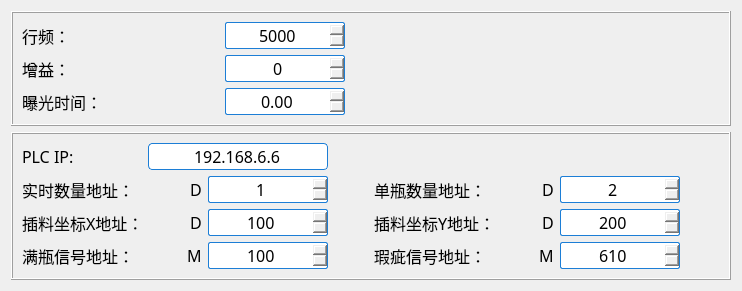
     <widget class="QWidget" name="cameraParameters">
      <attribute name="title">
       <string>相机参数</string>
      </attribute>
      <layout class="QGridLayout" name="gridLayout_6">
       <item row="0" column="0">
        <widget class="QFrame" name="frame">
         <property name="frameShape">
          <enum>QFrame::Box</enum>
         </property>
         <property name="frameShadow">
          <enum>QFrame::Raised</enum>
         </property>
         <layout class="QGridLayout" name="gridLayout_4">
          <item row="0" column="0">
           <layout class="QHBoxLayout" name="horizontalLayout_7" stretch="1,1,1,8">
            <item>
             <widget class="QLabel" name="label_3">
              <property name="minimumSize">
               <size>
                <width>150</width>
                <height>0</height>
               </size>
              </property>
              <property name="font">
               <font>
                <family>微软雅黑</family>
                <pointsize>12</pointsize>
               </font>
              </property>
              <property name="text">
               <string>行频：</string>
              </property>
             </widget>
            </item>
            <item>
             <spacer name="horizontalSpacer_9">
              <property name="orientation">
               <enum>Qt::Horizontal</enum>
              </property>
              <property name="sizeHint" stdset="0">
               <size>
                <width>40</width>
                <height>20</height>
               </size>
              </property>
             </spacer>
            </item>
            <item>
             <widget class="QSpinBox" name="lineRate">
              <property name="minimumSize">
               <size>
                <width>120</width>
                <height>0</height>
               </size>
              </property>
              <property name="font">
               <font>
                <family>微软雅黑</family>
                <pointsize>12</pointsize>
               </font>
              </property>
              <property name="styleSheet">
               <string notr="true">QSpinBox{
	border: 1px solid #1c7ed6;
	border-radius: 2px;
}

QSpinBox::up-button{
	subcontrol-origin: border;
	subcontrol-position: right;
	width: 20px;
	height: 20px;
	
	background-image: url(:/ico/hmi/add_right.png);
}

QSpinBox::up-button:hover{
	
	background-image: url(:/ico/hmi/add_right(1).png);
}

QSpinBox::down-button{
	subcontrol-origin: border;
	subcontrol-position: left;
	width: 20px;
	height: 20px;

	background-image: url(:/ico/hmi/add_left.png);
}

QSpinBox::down-button:hover{
	
	background-image: url(:/ico/hmi/add_left(1).png);
}</string>
              </property>
              <property name="alignment">
               <set>Qt::AlignCenter</set>
              </property>
              <property name="maximum">
               <number>1000000</number>
              </property>
              <property name="singleStep">
               <number>100</number>
              </property>
              <property name="value">
               <number>5000</number>
              </property>
             </widget>
            </item>
            <item>
             <spacer name="horizontalSpacer_4">
              <property name="orientation">
               <enum>Qt::Horizontal</enum>
              </property>
              <property name="sizeHint" stdset="0">
               <size>
                <width>40</width>
                <height>20</height>
               </size>
              </property>
             </spacer>
            </item>
           </layout>
          </item>
          <item row="1" column="0">
           <layout class="QHBoxLayout" name="horizontalLayout_2" stretch="1,1,1,8">
            <item>
             <widget class="QLabel" name="label_2">
              <property name="minimumSize">
               <size>
                <width>150</width>
                <height>0</height>
               </size>
              </property>
              <property name="font">
               <font>
                <family>微软雅黑</family>
                <pointsize>12</pointsize>
               </font>
              </property>
              <property name="text">
               <string>增益：</string>
              </property>
             </widget>
            </item>
            <item>
             <spacer name="horizontalSpacer">
              <property name="orientation">
               <enum>Qt::Horizontal</enum>
              </property>
              <property name="sizeHint" stdset="0">
               <size>
                <width>40</width>
                <height>20</height>
               </size>
              </property>
             </spacer>
            </item>
            <item>
             <widget class="QSpinBox" name="gainRaw">
              <property name="minimumSize">
               <size>
                <width>120</width>
                <height>0</height>
               </size>
              </property>
              <property name="font">
               <font>
                <family>微软雅黑</family>
                <pointsize>12</pointsize>
               </font>
              </property>
              <property name="styleSheet">
               <string notr="true">QSpinBox{
	border: 1px solid #1c7ed6;
	border-radius: 2px;
}

QSpinBox::up-button{
	subcontrol-origin: border;
	subcontrol-position: right;
	width: 20px;
	height: 20px;
	
	background-image: url(:/ico/hmi/add_right.png);
}

QSpinBox::up-button:hover{
	
	background-image: url(:/ico/hmi/add_right(1).png);
}

QSpinBox::down-button{
	subcontrol-origin: border;
	subcontrol-position: left;
	width: 20px;
	height: 20px;

	background-image: url(:/ico/hmi/add_left.png);
}

QSpinBox::down-button:hover{
	
	background-image: url(:/ico/hmi/add_left(1).png);
}</string>
              </property>
              <property name="alignment">
               <set>Qt::AlignCenter</set>
              </property>
             </widget>
            </item>
            <item>
             <spacer name="horizontalSpacer_5">
              <property name="orientation">
               <enum>Qt::Horizontal</enum>
              </property>
              <property name="sizeHint" stdset="0">
               <size>
                <width>40</width>
                <height>20</height>
               </size>
              </property>
             </spacer>
            </item>
           </layout>
          </item>
          <item row="2" column="0">
           <layout class="QHBoxLayout" name="horizontalLayout" stretch="1,1,1,8">
            <item>
             <widget class="QLabel" name="label_4">
              <property name="minimumSize">
               <size>
                <width>150</width>
                <height>0</height>
               </size>
              </property>
              <property name="font">
               <font>
                <family>微软雅黑</family>
                <pointsize>12</pointsize>
               </font>
              </property>
              <property name="text">
               <string>曝光时间：</string>
              </property>
             </widget>
            </item>
            <item>
             <spacer name="horizontalSpacer_3">
              <property name="orientation">
               <enum>Qt::Horizontal</enum>
              </property>
              <property name="sizeHint" stdset="0">
               <size>
                <width>40</width>
                <height>20</height>
               </size>
              </property>
             </spacer>
            </item>
            <item>
             <widget class="QDoubleSpinBox" name="expousetime">
              <property name="minimumSize">
               <size>
                <width>120</width>
                <height>0</height>
               </size>
              </property>
              <property name="font">
               <font>
                <family>微软雅黑</family>
                <pointsize>12</pointsize>
               </font>
              </property>
              <property name="styleSheet">
               <string notr="true">QDoubleSpinBox{
	border: 1px solid #1c7ed6;
	border-radius: 2px;
}

QDoubleSpinBox::up-button{
	subcontrol-origin: border;
	subcontrol-position: right;
	width: 20px;
	height: 20px;
	
	background-image: url(:/ico/hmi/add_right.png);
}

QDoubleSpinBox::up-button:hover{
	
	background-image: url(:/ico/hmi/add_right(1).png);
}

QDoubleSpinBox::down-button{
	subcontrol-origin: border;
	subcontrol-position: left;
	width: 20px;
	height: 20px;

	background-image: url(:/ico/hmi/add_left.png);
}

QDoubleSpinBox::down-button:hover{
	
	background-image: url(:/ico/hmi/add_left(1).png);
}</string>
              </property>
              <property name="alignment">
               <set>Qt::AlignCenter</set>
              </property>
              <property name="maximum">
               <double>10000.000000000000000</double>
              </property>
             </widget>
            </item>
            <item>
             <spacer name="horizontalSpacer_6">
              <property name="orientation">
               <enum>Qt::Horizontal</enum>
              </property>
              <property name="sizeHint" stdset="0">
               <size>
                <width>40</width>
                <height>20</height>
               </size>
              </property>
             </spacer>
            </item>
           </layout>
          </item>
         </layout>
        </widget>
       </item>
       <item row="1" column="0">
        <widget class="QFrame" name="frame_2">
         <property name="frameShape">
          <enum>QFrame::Box</enum>
         </property>
         <property name="frameShadow">
          <enum>QFrame::Raised</enum>
         </property>
         <layout class="QGridLayout" name="gridLayout_5">
          <item row="1" column="2">
           <layout class="QHBoxLayout" name="horizontalLayout_12">
            <item>
             <widget class="QLabel" name="label_19">
              <property name="minimumSize">
               <size>
                <width>75</width>
                <height>0</height>
               </size>
              </property>
              <property name="font">
               <font>
                <family>微软雅黑</family>
                <pointsize>12</pointsize>
               </font>
              </property>
              <property name="text">
               <string>单瓶数量地址：</string>
              </property>
             </widget>
            </item>
            <item>
             <spacer name="horizontalSpacer_14">
              <property name="orientation">
               <enum>Qt::Horizontal</enum>
              </property>
              <property name="sizeHint" stdset="0">
               <size>
                <width>40</width>
                <height>20</height>
               </size>
              </property>
             </spacer>
            </item>
            <item>
             <widget class="QLabel" name="label_22">
              <property name="font">
               <font>
                <family>微软雅黑</family>
                <pointsize>12</pointsize>
               </font>
              </property>
              <property name="text">
               <string>D</string>
              </property>
             </widget>
            </item>
            <item>
             <widget class="QSpinBox" name="singleNumAddr">
              <property name="minimumSize">
               <size>
                <width>120</width>
                <height>0</height>
               </size>
              </property>
              <property name="font">
               <font>
                <family>微软雅黑</family>
                <pointsize>12</pointsize>
               </font>
              </property>
              <property name="styleSheet">
               <string notr="true">QSpinBox{
	border: 1px solid #1c7ed6;
	border-radius: 2px;
}

QSpinBox::up-button{
	subcontrol-origin: border;
	subcontrol-position: right;
	width: 20px;
	height: 20px;
	
	background-image: url(:/ico/hmi/add_right.png);
}

QSpinBox::up-button:hover{
	
	background-image: url(:/ico/hmi/add_right(1).png);
}

QSpinBox::down-button{
	subcontrol-origin: border;
	subcontrol-position: left;
	width: 20px;
	height: 20px;

	background-image: url(:/ico/hmi/add_left.png);
}

QSpinBox::down-button:hover{
	
	background-image: url(:/ico/hmi/add_left(1).png);
}</string>
              </property>
              <property name="alignment">
               <set>Qt::AlignCenter</set>
              </property>
              <property name="maximum">
               <number>1000000</number>
              </property>
              <property name="singleStep">
               <number>100</number>
              </property>
              <property name="value">
               <number>2</number>
              </property>
             </widget>
            </item>
           </layout>
          </item>
          <item row="2" column="2">
           <layout class="QHBoxLayout" name="horizontalLayout_13">
            <item>
             <widget class="QLabel" name="label_20">
              <property name="minimumSize">
               <size>
                <width>75</width>
                <height>0</height>
               </size>
              </property>
              <property name="font">
               <font>
                <family>微软雅黑</family>
                <pointsize>12</pointsize>
               </font>
              </property>
              <property name="text">
               <string>插料坐标Y地址：</string>
              </property>
             </widget>
            </item>
            <item>
             <spacer name="horizontalSpacer_15">
              <property name="orientation">
               <enum>Qt::Horizontal</enum>
              </property>
              <property name="sizeHint" stdset="0">
               <size>
                <width>40</width>
                <height>20</height>
               </size>
              </property>
             </spacer>
            </item>
            <item>
             <widget class="QLabel" name="label_24">
              <property name="font">
               <font>
                <family>微软雅黑</family>
                <pointsize>12</pointsize>
               </font>
              </property>
              <property name="text">
               <string>D</string>
              </property>
             </widget>
            </item>
            <item>
             <widget class="QSpinBox" name="insertCoordYAddr">
              <property name="minimumSize">
               <size>
                <width>120</width>
                <height>0</height>
               </size>
              </property>
              <property name="font">
               <font>
                <family>微软雅黑</family>
                <pointsize>12</pointsize>
               </font>
              </property>
              <property name="styleSheet">
               <string notr="true">QSpinBox{
	border: 1px solid #1c7ed6;
	border-radius: 2px;
}

QSpinBox::up-button{
	subcontrol-origin: border;
	subcontrol-position: right;
	width: 20px;
	height: 20px;
	
	background-image: url(:/ico/hmi/add_right.png);
}

QSpinBox::up-button:hover{
	
	background-image: url(:/ico/hmi/add_right(1).png);
}

QSpinBox::down-button{
	subcontrol-origin: border;
	subcontrol-position: left;
	width: 20px;
	height: 20px;

	background-image: url(:/ico/hmi/add_left.png);
}

QSpinBox::down-button:hover{
	
	background-image: url(:/ico/hmi/add_left(1).png);
}</string>
              </property>
              <property name="alignment">
               <set>Qt::AlignCenter</set>
              </property>
              <property name="maximum">
               <number>1000000</number>
              </property>
              <property name="singleStep">
               <number>100</number>
              </property>
              <property name="value">
               <number>200</number>
              </property>
             </widget>
            </item>
           </layout>
          </item>
          <item row="2" column="1">
           <spacer name="horizontalSpacer_8">
            <property name="orientation">
             <enum>Qt::Horizontal</enum>
            </property>
            <property name="sizeHint" stdset="0">
             <size>
              <width>40</width>
              <height>20</height>
             </size>
            </property>
           </spacer>
          </item>
          <item row="2" column="0">
           <layout class="QHBoxLayout" name="horizontalLayout_9">
            <item>
             <widget class="QLabel" name="label_16">
              <property name="minimumSize">
               <size>
                <width>75</width>
                <height>0</height>
               </size>
              </property>
              <property name="font">
               <font>
                <family>微软雅黑</family>
                <pointsize>12</pointsize>
               </font>
              </property>
              <property name="text">
               <string>插料坐标X地址：</string>
              </property>
             </widget>
            </item>
            <item>
             <spacer name="horizontalSpacer_11">
              <property name="orientation">
               <enum>Qt::Horizontal</enum>
              </property>
              <property name="sizeHint" stdset="0">
               <size>
                <width>40</width>
                <height>20</height>
               </size>
              </property>
             </spacer>
            </item>
            <item>
             <widget class="QLabel" name="label_23">
              <property name="font">
               <font>
                <family>微软雅黑</family>
                <pointsize>12</pointsize>
               </font>
              </property>
              <property name="text">
               <string>D</string>
              </property>
             </widget>
            </item>
            <item>
             <widget class="QSpinBox" name="insertCoordXAddr">
              <property name="minimumSize">
               <size>
                <width>120</width>
                <height>0</height>
               </size>
              </property>
              <property name="font">
               <font>
                <family>微软雅黑</family>
                <pointsize>12</pointsize>
               </font>
              </property>
              <property name="styleSheet">
               <string notr="true">QSpinBox{
	border: 1px solid #1c7ed6;
	border-radius: 2px;
}

QSpinBox::up-button{
	subcontrol-origin: border;
	subcontrol-position: right;
	width: 20px;
	height: 20px;
	
	background-image: url(:/ico/hmi/add_right.png);
}

QSpinBox::up-button:hover{
	
	background-image: url(:/ico/hmi/add_right(1).png);
}

QSpinBox::down-button{
	subcontrol-origin: border;
	subcontrol-position: left;
	width: 20px;
	height: 20px;

	background-image: url(:/ico/hmi/add_left.png);
}

QSpinBox::down-button:hover{
	
	background-image: url(:/ico/hmi/add_left(1).png);
}</string>
              </property>
              <property name="alignment">
               <set>Qt::AlignCenter</set>
              </property>
              <property name="maximum">
               <number>1000000</number>
              </property>
              <property name="singleStep">
               <number>100</number>
              </property>
              <property name="value">
               <number>100</number>
              </property>
             </widget>
            </item>
           </layout>
          </item>
          <item row="3" column="0">
           <layout class="QHBoxLayout" name="horizontalLayout_10">
            <item>
             <widget class="QLabel" name="label_17">
              <property name="minimumSize">
               <size>
                <width>75</width>
                <height>0</height>
               </size>
              </property>
              <property name="font">
               <font>
                <family>微软雅黑</family>
                <pointsize>12</pointsize>
               </font>
              </property>
              <property name="text">
               <string>满瓶信号地址：</string>
              </property>
             </widget>
            </item>
            <item>
             <spacer name="horizontalSpacer_12">
              <property name="orientation">
               <enum>Qt::Horizontal</enum>
              </property>
              <property name="sizeHint" stdset="0">
               <size>
                <width>40</width>
                <height>20</height>
               </size>
              </property>
             </spacer>
            </item>
            <item>
             <widget class="QLabel" name="label_27">
              <property name="font">
               <font>
                <family>微软雅黑</family>
                <pointsize>12</pointsize>
               </font>
              </property>
              <property name="text">
               <string>M</string>
              </property>
             </widget>
            </item>
            <item>
             <widget class="QSpinBox" name="fullSignalAddr">
              <property name="minimumSize">
               <size>
                <width>120</width>
                <height>0</height>
               </size>
              </property>
              <property name="font">
               <font>
                <family>微软雅黑</family>
                <pointsize>12</pointsize>
               </font>
              </property>
              <property name="styleSheet">
               <string notr="true">QSpinBox{
	border: 1px solid #1c7ed6;
	border-radius: 2px;
}

QSpinBox::up-button{
	subcontrol-origin: border;
	subcontrol-position: right;
	width: 20px;
	height: 20px;
	
	background-image: url(:/ico/hmi/add_right.png);
}

QSpinBox::up-button:hover{
	
	background-image: url(:/ico/hmi/add_right(1).png);
}

QSpinBox::down-button{
	subcontrol-origin: border;
	subcontrol-position: left;
	width: 20px;
	height: 20px;

	background-image: url(:/ico/hmi/add_left.png);
}

QSpinBox::down-button:hover{
	
	background-image: url(:/ico/hmi/add_left(1).png);
}</string>
              </property>
              <property name="alignment">
               <set>Qt::AlignCenter</set>
              </property>
              <property name="maximum">
               <number>1000000</number>
              </property>
              <property name="singleStep">
               <number>100</number>
              </property>
              <property name="value">
               <number>100</number>
              </property>
             </widget>
            </item>
           </layout>
          </item>
          <item row="1" column="0">
           <layout class="QHBoxLayout" name="horizontalLayout_8">
            <item>
             <widget class="QLabel" name="label_15">
              <property name="minimumSize">
               <size>
                <width>75</width>
                <height>0</height>
               </size>
              </property>
              <property name="font">
               <font>
                <family>微软雅黑</family>
                <pointsize>12</pointsize>
               </font>
              </property>
              <property name="text">
               <string>实时数量地址：</string>
              </property>
             </widget>
            </item>
            <item>
             <spacer name="horizontalSpacer_10">
              <property name="orientation">
               <enum>Qt::Horizontal</enum>
              </property>
              <property name="sizeHint" stdset="0">
               <size>
                <width>40</width>
                <height>20</height>
               </size>
              </property>
             </spacer>
            </item>
            <item>
             <widget class="QLabel" name="label_18">
              <property name="font">
               <font>
                <family>微软雅黑</family>
                <pointsize>12</pointsize>
               </font>
              </property>
              <property name="text">
               <string>D</string>
              </property>
             </widget>
            </item>
            <item>
             <widget class="QSpinBox" name="currentNumAddr">
              <property name="minimumSize">
               <size>
                <width>120</width>
                <height>0</height>
               </size>
              </property>
              <property name="font">
               <font>
                <family>微软雅黑</family>
                <pointsize>12</pointsize>
               </font>
              </property>
              <property name="styleSheet">
               <string notr="true">QSpinBox{
	border: 1px solid #1c7ed6;
	border-radius: 2px;
}

QSpinBox::up-button{
	subcontrol-origin: border;
	subcontrol-position: right;
	width: 20px;
	height: 20px;
	
	background-image: url(:/ico/hmi/add_right.png);
}

QSpinBox::up-button:hover{
	
	background-image: url(:/ico/hmi/add_right(1).png);
}

QSpinBox::down-button{
	subcontrol-origin: border;
	subcontrol-position: left;
	width: 20px;
	height: 20px;

	background-image: url(:/ico/hmi/add_left.png);
}

QSpinBox::down-button:hover{
	
	background-image: url(:/ico/hmi/add_left(1).png);
}</string>
              </property>
              <property name="alignment">
               <set>Qt::AlignCenter</set>
              </property>
              <property name="maximum">
               <number>1000000</number>
              </property>
              <property name="singleStep">
               <number>100</number>
              </property>
              <property name="value">
               <number>1</number>
              </property>
             </widget>
            </item>
           </layout>
          </item>
          <item row="3" column="2">
           <layout class="QHBoxLayout" name="horizontalLayout_14">
            <item>
             <widget class="QLabel" name="label_21">
              <property name="minimumSize">
               <size>
                <width>75</width>
                <height>0</height>
               </size>
              </property>
              <property name="font">
               <font>
                <family>微软雅黑</family>
                <pointsize>12</pointsize>
               </font>
              </property>
              <property name="text">
               <string>瑕疵信号地址：</string>
              </property>
             </widget>
            </item>
            <item>
             <spacer name="horizontalSpacer_16">
              <property name="orientation">
               <enum>Qt::Horizontal</enum>
              </property>
              <property name="sizeHint" stdset="0">
               <size>
                <width>40</width>
                <height>20</height>
               </size>
              </property>
             </spacer>
            </item>
            <item>
             <widget class="QLabel" name="label_28">
              <property name="font">
               <font>
                <family>微软雅黑</family>
                <pointsize>12</pointsize>
               </font>
              </property>
              <property name="text">
               <string>M</string>
              </property>
             </widget>
            </item>
            <item>
             <widget class="QSpinBox" name="flawSignalAddr">
              <property name="minimumSize">
               <size>
                <width>120</width>
                <height>0</height>
               </size>
              </property>
              <property name="font">
               <font>
                <family>微软雅黑</family>
                <pointsize>12</pointsize>
               </font>
              </property>
              <property name="styleSheet">
               <string notr="true">QSpinBox{
	border: 1px solid #1c7ed6;
	border-radius: 2px;
}

QSpinBox::up-button{
	subcontrol-origin: border;
	subcontrol-position: right;
	width: 20px;
	height: 20px;
	
	background-image: url(:/ico/hmi/add_right.png);
}

QSpinBox::up-button:hover{
	
	background-image: url(:/ico/hmi/add_right(1).png);
}

QSpinBox::down-button{
	subcontrol-origin: border;
	subcontrol-position: left;
	width: 20px;
	height: 20px;

	background-image: url(:/ico/hmi/add_left.png);
}

QSpinBox::down-button:hover{
	
	background-image: url(:/ico/hmi/add_left(1).png);
}</string>
              </property>
              <property name="alignment">
               <set>Qt::AlignCenter</set>
              </property>
              <property name="maximum">
               <number>1000000</number>
              </property>
              <property name="singleStep">
               <number>100</number>
              </property>
              <property name="value">
               <number>610</number>
              </property>
             </widget>
            </item>
           </layout>
          </item>
          <item row="0" column="0">
           <layout class="QHBoxLayout" name="horizontalLayout_3">
            <item>
             <widget class="QLabel" name="label_13">
              <property name="minimumSize">
               <size>
                <width>120</width>
                <height>23</height>
               </size>
              </property>
              <property name="font">
               <font>
                <family>微软雅黑</family>
                <pointsize>12</pointsize>
               </font>
              </property>
              <property name="text">
               <string>PLC IP:</string>
              </property>
             </widget>
            </item>
            <item>
             <widget class="QLineEdit" name="ipAddress">
              <property name="font">
               <font>
                <family>微软雅黑</family>
                <pointsize>12</pointsize>
               </font>
              </property>
              <property name="styleSheet">
               <string notr="true">border: 1px solid #1c7ed6;
border-radius: 4px;
background: white;</string>
              </property>
              <property name="text">
               <string>192.168.6.6</string>
              </property>
              <property name="alignment">
               <set>Qt::AlignCenter</set>
              </property>
             </widget>
            </item>
           </layout>
          </item>
          <item row="1" column="3">
           <spacer name="horizontalSpacer_7">
            <property name="orientation">
             <enum>Qt::Horizontal</enum>
            </property>
            <property name="sizeHint" stdset="0">
             <size>
              <width>40</width>
              <height>20</height>
             </size>
            </property>
           </spacer>
          </item>
         </layout>
        </widget>
       </item>
      </layout>
     </widget>
